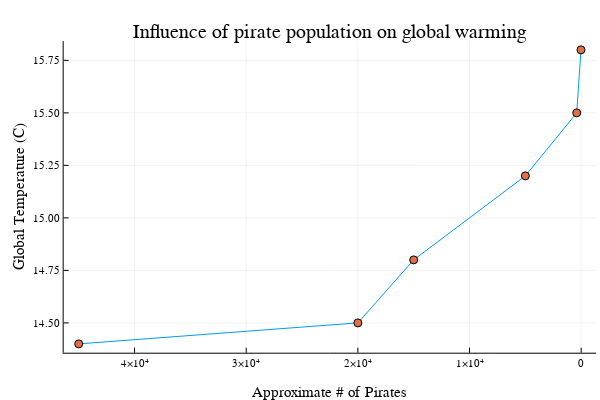

Source (notebook cell):
### Markdown cell above
You can reverse the x axis using `xflip!()`
To add labels and titles, use: `xlabel!`, `ylabel!`, and `title!`.

### Code cell
xflip!()
xlabel!("Approximate # of Pirates")
ylabel!("Global Temperature (C)")
title!("Influence of pirate population on global warming")

### Figure 1 — Plotly figure (JSON) as saved in the notebook; plotly's stock layout.template omitted (floating-point values rounded to 4 significant figures)
{"data": [{"colorbar": {"title": ""}, "legendgroup": "y1", "line": {"color": "rgba(0, 154, 250, 1.000)", "dash": "solid", "shape": "linear", "width": 1}, "mode": "lines", "name": "y1", "showlegend": true, "type": "scatter", "x": [45000, 20000, 15000, 5000, 400, 17], "xaxis": "x1", "y": [14.4, 14.5, 14.8, 15.2, 15.5, 15.8], "yaxis": "y1", "zmax": null, "zmin": null}, {"colorbar": {"title": ""}, "legendgroup": "y2", "marker": {"color": "rgba(227, 111, 71, 1.000)", "line": {"color": "rgba(0, 0, 0, 1.000)", "width": 1}, "size": 8, "symbol": "circle"}, "mode": "markers", "name": "y2", "showlegend": true, "type": "scatter", "x": [45000, 20000, 15000, 5000, 400, 17], "xaxis": "x1", "y": [14.4, 14.5, 14.8, 15.2, 15.5, 15.8], "yaxis": "y1", "zmax": null, "zmin": null}], "layout": {"annotations": [{"font": {"color": "rgba(0, 0, 0, 1.000)", "family": "sans-serif", "size": 20}, "rotation": 0, "showarrow": false, "text": "Influence of pirate population on global warming", "x": 0.5498, "xanchor": "center", "xref": "paper", "y": 1, "yanchor": "top", "yref": "paper"}], "height": 400, "margin": {"b": 20, "l": 0, "r": 0, "t": 20}, "paper_bgcolor": "rgba(255, 255, 255, 1.000)", "plot_bgcolor": "rgba(255, 255, 255, 1.000)", "showlegend": false, "width": 600, "xaxis": {"anchor": "y1", "domain": [0.1061, 0.9934], "gridcolor": "rgba(0, 0, 0, 0.100)", "gridwidth": 0.5, "linecolor": "rgba(0, 0, 0, 1.000)", "mirror": false, "range": [46350.0, -1332.0], "showgrid": true, "showline": true, "showticklabels": true, "tickangle": 0, "tickcolor": "rgb(0, 0, 0)", "tickfont": {"color": "rgba(0, 0, 0, 1.000)", "family": "sans-serif", "size": 11}, "tickmode": "array", "ticks": "inside", "ticktext": ["0", "1×10⁴", "2×10⁴", "3×10⁴", "4×10⁴"], "tickvals": [0, 10000, 20000, 30000, 40000], "title": "Approximate # of Pirates", "titlefont": {"color": "rgba(0, 0, 0, 1.000)", "family": "sans-serif", "size": 15}, "type": "-", "visible": true, "zeroline": false, "zerolinecolor": "rgba(0, 0, 0, 1.000)"}, "yaxis": {"anchor": "x1", "domain": [0.07581, 0.9415], "gridcolor": "rgba(0, 0, 0, 0.100)", "gridwidth": 0.5, "linecolor": "rgba(0, 0, 0, 1.000)", "mirror": false, "range": [14.36, 15.84], "showgrid": true, "showline": true, "showticklabels": true, "tickangle": 0, "tickcolor": "rgb(0, 0, 0)", "tickfont": {"color": "rgba(0, 0, 0, 1.000)", "family": "sans-serif", "size": 11}, "tickmode": "array", "ticks": "inside", "ticktext": ["14.50", "14.75", "15.00", "15.25", "15.50", "15.75"], "tickvals": [14.5, 14.75, 15, 15.25, 15.5, 15.75], "title": "Global Temperature (C)", "titlefont": {"color": "rgba(0, 0, 0, 1.000)", "family": "sans-serif", "size": 15}, "type": "-", "visible": true, "zeroline": false, "zerolinecolor": "rgba(0, 0, 0, 1.000)"}}}
